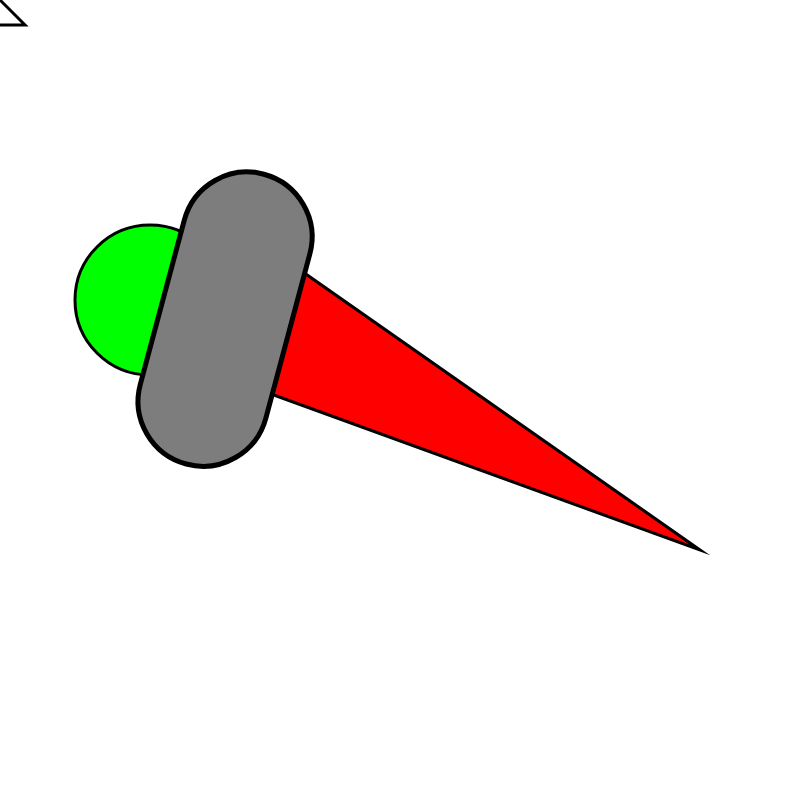
Frame 1 (no input)
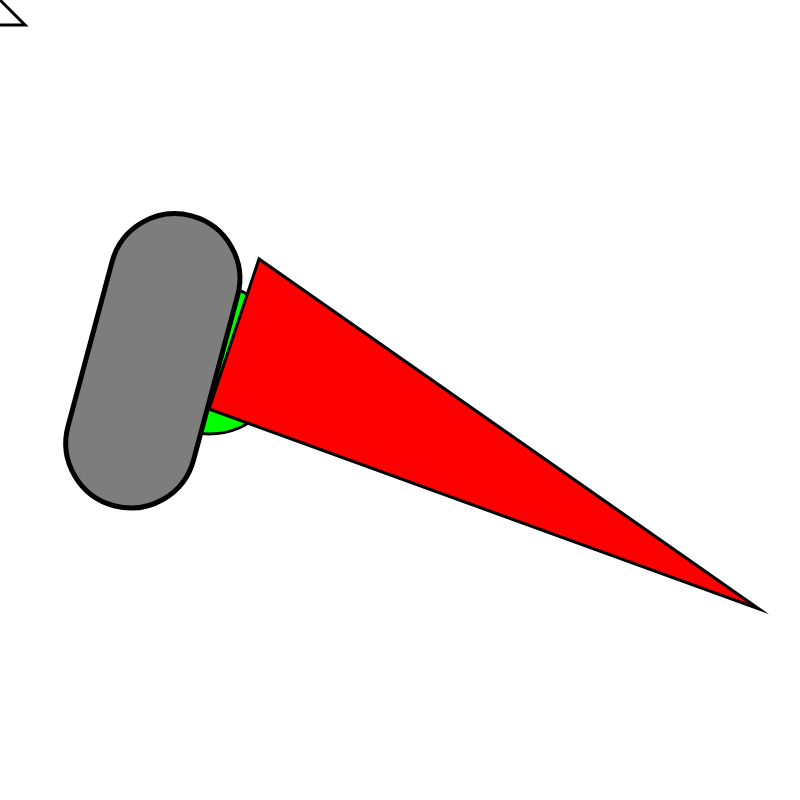
Frame 60 (no input)
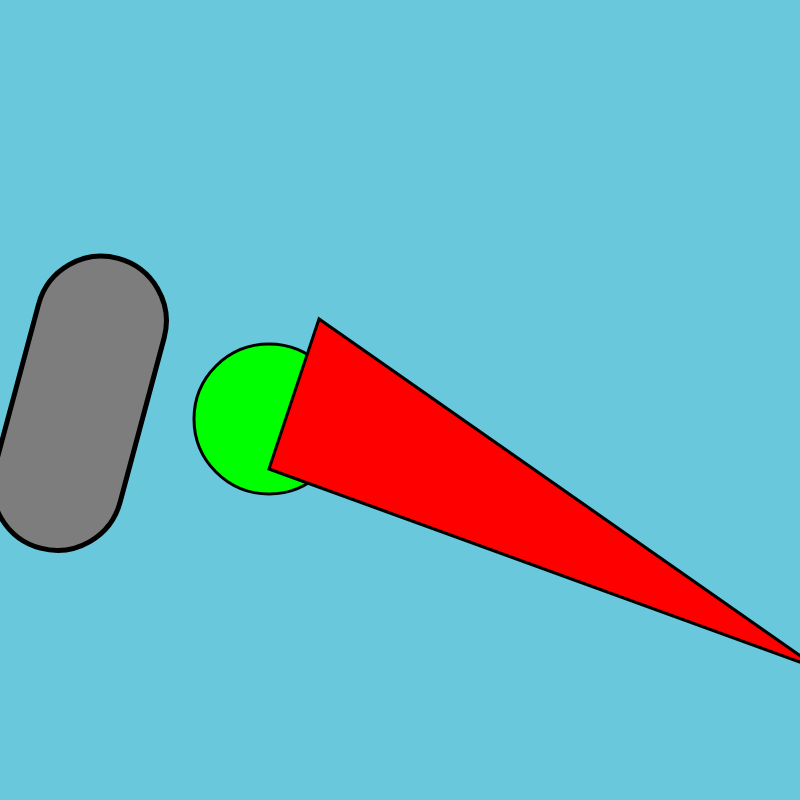
Frame 120 (the mouse pressed at the canvas centre since frame 60)

The p5.js sketch that drew these frames (run headless with seeded random() and noise() and a simulated clock; from frame 60 on, the mouse is pressed at the canvas centre):

// p5.js sketch
// ── sketch.js
// Alvin Yang - unidentified flying thing
let circleX = 150;
let circleY = 300;
let triangleX = 200;
let triangleY = 200;
let rectX = 250;
let rectY = -300;
let backgroundR = 255;
let backgroundG = 255;
let backgroundB = 255;
function setup() {
	createCanvas(800, 800);
}
function draw() {
  background(backgroundR, backgroundG, backgroundB);
  strokeWeight(3)
	fill ("white")
  triangle (mouseX, mouseY, mouseX+25, mouseY+25, mouseX-25, mouseY+25);
	strokeWeight(3)
	fill (0, 255, 0)
circle(circleX, circleY, 150);
fill(255, 0, 0)
angleMode(DEGREES);
triangle (triangleX, triangleY, triangleX-50, triangleY+150, triangleX+500, triangleY+350)
rotate(105);
strokeWeight (2);
rectMode(CENTER);
strokeWeight (5); 
fill (125,125,125)
rect (rectX, rectY, 300, 130, 150);
circleX = circleX + 1;
triangleX = triangleX + 1;
rectX = rectX + 1;
circleY = circleY + 1;
triangleY = triangleY + 1;
rectY = rectY + 1;
mouseX = mouseX;
mouseY = mouseY;
}

function mousePressed(){
  backgroundR = 105;
  backgroundG = 200;
  backgroundB= 220;
}
